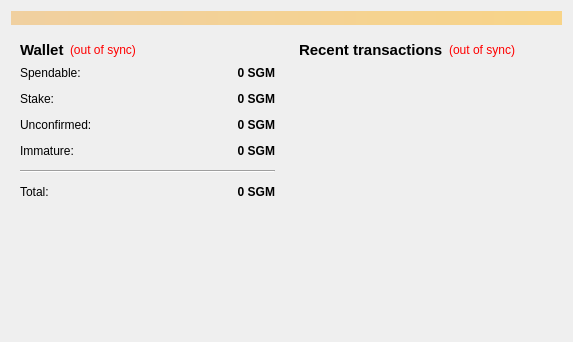
<?xml version="1.0" encoding="UTF-8"?>
<ui version="4.0">
 <class>OverviewPage</class>
 <widget class="QWidget" name="OverviewPage">
  <property name="geometry">
   <rect>
    <x>0</x>
    <y>0</y>
    <width>573</width>
    <height>342</height>
   </rect>
  </property>
  <property name="windowTitle">
   <string>Form</string>
  </property>
  <layout class="QVBoxLayout" name="topLayout">
   <item>
    <widget class="QLabel" name="labelAlerts">
     <property name="visible">
      <bool>false</bool>
     </property>
     <property name="styleSheet">
      <string notr="true">background-color: qlineargradient(x1: 0, y1: 0, x2: 1, y2: 0, stop:0 #F0D0A0, stop:1 #F8D488);  color:#000000
</string>
     </property>
     <property name="wordWrap">
      <bool>true</bool>
     </property>
     <property name="margin">
      <number>3</number>
     </property>
    </widget>
   </item>
   <item>
    <layout class="QHBoxLayout" name="horizontalLayout" stretch="1,1">
     <item>
      <layout class="QVBoxLayout" name="verticalLayout_2">
       <item>
        <widget class="QWidget" name="widget" native="true">
         <layout class="QVBoxLayout" name="verticalLayout_4">
          <item>
           <layout class="QHBoxLayout" name="horizontalLayout_4">
            <item>
             <widget class="QLabel" name="label_5">
              <property name="font">
               <font>
                <pointsize>11</pointsize>
                <weight>75</weight>
                <bold>true</bold>
               </font>
              </property>
              <property name="text">
               <string>Wallet</string>
              </property>
             </widget>
            </item>
            <item>
             <widget class="QLabel" name="labelWalletStatus">
              <property name="toolTip">
               <string>The displayed information may be out of date. Your wallet automatically synchronizes with the Signum network after a connection is established, but this process has not completed yet.</string>
              </property>
              <property name="styleSheet">
               <string notr="true">QLabel { color: red; }</string>
              </property>
              <property name="text">
               <string notr="true">(out of sync)</string>
              </property>
              <property name="alignment">
               <set>Qt::AlignLeading|Qt::AlignLeft|Qt::AlignVCenter</set>
              </property>
             </widget>
            </item>
            <item>
             <spacer name="horizontalSpacer_2">
              <property name="orientation">
               <enum>Qt::Horizontal</enum>
              </property>
              <property name="sizeHint" stdset="0">
               <size>
                <width>40</width>
                <height>20</height>
               </size>
              </property>
             </spacer>
            </item>
           </layout>
          </item>
          <item>
           <layout class="QFormLayout" name="formLayout_2">
            <property name="fieldGrowthPolicy">
             <enum>QFormLayout::AllNonFixedFieldsGrow</enum>
            </property>
            <property name="horizontalSpacing">
             <number>12</number>
            </property>
            <property name="verticalSpacing">
             <number>12</number>
            </property>
            <item row="0" column="0">
             <widget class="QLabel" name="label">
              <property name="text">
               <string>Spendable:</string>
              </property>
             </widget>
            </item>
            <item row="0" column="1">
             <widget class="QLabel" name="labelBalance">
              <property name="font">
               <font>
                <weight>75</weight>
                <bold>true</bold>
               </font>
              </property>
              <property name="cursor">
               <cursorShape>IBeamCursor</cursorShape>
              </property>
              <property name="toolTip">
               <string>Your current spendable balance</string>
              </property>
              <property name="text">
               <string notr="true">0 SGM</string>
              </property>
              <property name="alignment">
               <set>Qt::AlignRight|Qt::AlignTrailing|Qt::AlignVCenter</set>
              </property>
              <property name="textInteractionFlags">
               <set>Qt::LinksAccessibleByMouse|Qt::TextSelectableByKeyboard|Qt::TextSelectableByMouse</set>
              </property>
             </widget>
            </item>
            <item row="1" column="0">
             <widget class="QLabel" name="label_6">
              <property name="text">
               <string>Stake:</string>
              </property>
             </widget>
            </item>
            <item row="1" column="1">
             <widget class="QLabel" name="labelStake">
              <property name="font">
               <font>
                <weight>75</weight>
                <bold>true</bold>
               </font>
              </property>
              <property name="cursor">
               <cursorShape>IBeamCursor</cursorShape>
              </property>
              <property name="toolTip">
               <string>Total of coins that was staked, and do not yet count toward the current balance</string>
              </property>
              <property name="text">
               <string notr="true">0 SGM</string>
              </property>
              <property name="alignment">
               <set>Qt::AlignRight|Qt::AlignTrailing|Qt::AlignVCenter</set>
              </property>
              <property name="textInteractionFlags">
               <set>Qt::LinksAccessibleByMouse|Qt::TextSelectableByKeyboard|Qt::TextSelectableByMouse</set>
              </property>
             </widget>
            </item>
            <item row="2" column="0">
             <widget class="QLabel" name="label_3">
              <property name="text">
               <string>Unconfirmed:</string>
              </property>
             </widget>
            </item>
            <item row="2" column="1">
             <widget class="QLabel" name="labelUnconfirmed">
              <property name="font">
               <font>
                <weight>75</weight>
                <bold>true</bold>
               </font>
              </property>
              <property name="cursor">
               <cursorShape>IBeamCursor</cursorShape>
              </property>
              <property name="toolTip">
               <string>Total of transactions that have yet to be confirmed, and do not yet count toward the current balance</string>
              </property>
              <property name="text">
               <string notr="true">0 SGM</string>
              </property>
              <property name="alignment">
               <set>Qt::AlignRight|Qt::AlignTrailing|Qt::AlignVCenter</set>
              </property>
              <property name="textInteractionFlags">
               <set>Qt::LinksAccessibleByMouse|Qt::TextSelectableByKeyboard|Qt::TextSelectableByMouse</set>
              </property>
             </widget>
            </item>
            <item row="3" column="0">
             <widget class="QLabel" name="labelImmatureText">
              <property name="text">
               <string>Immature:</string>
              </property>
             </widget>
            </item>
            <item row="3" column="1">
             <widget class="QLabel" name="labelImmature">
              <property name="font">
               <font>
                <weight>75</weight>
                <bold>true</bold>
               </font>
              </property>
              <property name="toolTip">
               <string>Mined balance that has not yet matured</string>
              </property>
              <property name="text">
               <string notr="true">0 SGM</string>
              </property>
              <property name="alignment">
               <set>Qt::AlignRight|Qt::AlignTrailing|Qt::AlignVCenter</set>
              </property>
              <property name="textInteractionFlags">
               <set>Qt::LinksAccessibleByMouse|Qt::TextSelectableByKeyboard|Qt::TextSelectableByMouse</set>
              </property>
             </widget>
            </item>
            <item row="4" column="0" colspan="2">
             <widget class="Line" name="line">
              <property name="orientation">
               <enum>Qt::Horizontal</enum>
              </property>
             </widget>
            </item>
            <item row="5" column="0">
             <widget class="QLabel" name="labelTotalText">
              <property name="text">
               <string>Total:</string>
              </property>
             </widget>
            </item>
            <item row="5" column="1">
             <widget class="QLabel" name="labelTotal">
              <property name="font">
               <font>
                <weight>75</weight>
                <bold>true</bold>
               </font>
              </property>
              <property name="cursor">
               <cursorShape>IBeamCursor</cursorShape>
              </property>
              <property name="toolTip">
               <string>Your current total balance</string>
              </property>
              <property name="text">
               <string notr="true">0 SGM</string>
              </property>
              <property name="alignment">
               <set>Qt::AlignRight|Qt::AlignTrailing|Qt::AlignVCenter</set>
              </property>
              <property name="textInteractionFlags">
               <set>Qt::LinksAccessibleByMouse|Qt::TextSelectableByKeyboard|Qt::TextSelectableByMouse</set>
              </property>
             </widget>
            </item>
           </layout>
          </item>
         </layout>
        </widget>
       </item>
       <item>
        <spacer name="verticalSpacer">
         <property name="orientation">
          <enum>Qt::Vertical</enum>
         </property>
         <property name="sizeHint" stdset="0">
          <size>
           <width>20</width>
           <height>40</height>
          </size>
         </property>
        </spacer>
       </item>
      </layout>
     </item>
     <item>
      <layout class="QVBoxLayout" name="verticalLayout_3">
       <item>
        <widget class="QWidget" name="widget_2" native="true">
         <layout class="QVBoxLayout" name="verticalLayout">
          <item>
           <layout class="QHBoxLayout" name="horizontalLayout_2">
            <item>
             <widget class="QLabel" name="label_4">
              <property name="font">
               <font>
                <pointsize>11</pointsize>
                <weight>75</weight>
                <bold>true</bold>
               </font>
              </property>
              <property name="text">
               <string>&lt;b&gt;Recent transactions&lt;/b&gt;</string>
              </property>
             </widget>
            </item>
            <item>
             <widget class="QLabel" name="labelTransactionsStatus">
              <property name="toolTip">
               <string>The displayed information may be out of date. Your wallet automatically synchronizes with the Signum network after a connection is established, but this process has not completed yet.</string>
              </property>
              <property name="styleSheet">
               <string notr="true">QLabel { color: red; }</string>
              </property>
              <property name="text">
               <string notr="true">(out of sync)</string>
              </property>
              <property name="alignment">
               <set>Qt::AlignRight|Qt::AlignTrailing|Qt::AlignVCenter</set>
              </property>
             </widget>
            </item>
            <item>
             <spacer name="horizontalSpacer">
              <property name="orientation">
               <enum>Qt::Horizontal</enum>
              </property>
              <property name="sizeHint" stdset="0">
               <size>
                <width>40</width>
                <height>20</height>
               </size>
              </property>
             </spacer>
            </item>
           </layout>
          </item>
          <item>
           <widget class="QListView" name="listTransactions">
            <property name="styleSheet">
             <string notr="true">QListView { background: transparent; }</string>
            </property>
            <property name="frameShape">
             <enum>QFrame::NoFrame</enum>
            </property>
            <property name="verticalScrollBarPolicy">
             <enum>Qt::ScrollBarAlwaysOff</enum>
            </property>
            <property name="horizontalScrollBarPolicy">
             <enum>Qt::ScrollBarAlwaysOff</enum>
            </property>
            <property name="selectionMode">
             <enum>QAbstractItemView::NoSelection</enum>
            </property>
           </widget>
          </item>
         </layout>
        </widget>
       </item>
      </layout>
     </item>
    </layout>
   </item>
  </layout>
 </widget>
 <resources/>
 <connections/>
</ui>
